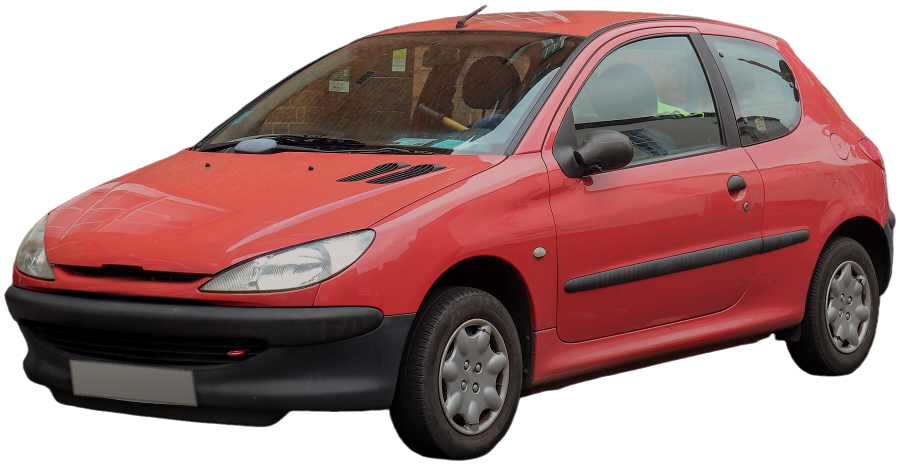
#> input picture video/assets/photos-mo9/car-206.png, 1801 x 930 px, given in place of clio-a.png, which was not available (shown at 1/2 size)
$ python dirty-mo9.py
#> lines starting #> are read from the running program, lines starting #| are printed output that depends on the picture; pictures that were not available may be replaced by others from this repository, and a replacement may not be noted
"""MO9 : calques « à l'achat » posés sur la voiture détourée, effacés par le trait de lumière dans le film.
    python3 scripts/dirty-mo9.py [clio-a|sandero-a]   (clio-a par défaut, la voiture retenue)
  <nom>-terne.png   la voiture ternie, poussiéreuse (méthode MO6)
  <nom>-phares.png  voile jaune sur les optiques
  <nom>-rayure.png  rayure claire sur l'aile avant
Bruit à graine fixe : résultat identique à chaque exécution.
"""
import numpy as np, sys
from PIL import Image, ImageDraw, ImageFilter
from pathlib import Path

ROOT = Path(__file__).resolve().parents[1]
CAR = sys.argv[1] if len(sys.argv) > 1 else 'clio-a'
# coordonnées dans <nom>.png : coulures (x0, x1, y0 min, y0 max), optiques (polygones), rayures (x0, y0, x1, y1, largeur)
CFG = {
    'sandero-a': dict(streak=(380, 1640, 330, 470),
                      lamps=[[(530, 690), (560, 640), (640, 615), (820, 600), (940, 590), (930, 640), (870, 700), (720, 760), (580, 775)],
                             [(30, 610), (40, 540), (70, 500), (92, 500), (84, 570), (56, 630)]],
                      scratches=[(985, 700, 1150, 640, 4), (1000, 712, 1110, 676, 2), (1030, 690, 1130, 660, 1)]),
    'clio-a': dict(streak=(520, 1700, 300, 380),
                   lamps=[[(580, 470), (640, 430), (760, 400), (870, 386), (884, 420), (830, 480), (720, 524), (600, 536)],
                          [(32, 480), (40, 420), (70, 386), (92, 392), (84, 450), (56, 494)]],
                   scratches=[(920, 478, 1080, 426, 4), (936, 490, 1046, 456, 2), (962, 468, 1062, 440, 1)]),
}[CAR]
SRC = ROOT / f'assets/photos-mo9/{CAR}.png'
OUT = ROOT / 'assets/photos-mo9'
rng = np.random.default_rng(9)
car = Image.open(SRC).convert('RGBA'); W, H = car.size
#> further down, car is the input picture: PIL image 1801x930 RGBA; mean R, G, B, A 113.3, 73.5, 69.5, 171.1
#> after `W, H = car.size`: W = 1801; H = 930
rgb = np.asarray(car).astype(np.float32)[..., :3] / 255
alpha = np.asarray(car)[..., 3].astype(np.float32) / 255

def blur_noise(scale, sigma):
    n = rng.random((H // scale + 2, W // scale + 2)).astype(np.float32)
    im = Image.fromarray((n * 255).astype(np.uint8)).resize((W, H), Image.BICUBIC)
    return np.asarray(im.filter(ImageFilter.GaussianBlur(sigma))).astype(np.float32) / 255

# terne : vernis sans brillance, poussière plus dense en bas, coulures sous les vitres
lum = rgb.mean(-1, keepdims=True)
dull = 0.14 + (lum + (rgb - lum) * 0.5) * 0.72
dust = np.array([0.52, 0.46, 0.38], np.float32)
yy = np.linspace(0, 1, H, dtype=np.float32)[:, None]
#> yy = 930 values from 0 to 1
grime = np.clip((yy - 0.42) / 0.55, 0, 1) ** 1.3
#> grime = 930 values from 0 to 1
grime = np.clip(grime * (0.55 + 0.45 * blur_noise(24, 18)) + 0.16 * blur_noise(8, 3), 0, 0.85)[..., None]
dull = dull * (1 - grime * 0.6) + dust * grime * 0.6
speck = np.clip((blur_noise(1, 0.6) - 0.62) * 4, 0, 1) * (0.4 + 0.6 * blur_noise(30, 20))
st = Image.new('L', (W, H), 0); d = ImageDraw.Draw(st)
#> after `st = Image.new('L', (W, H), 0)`: st: PIL image 1801x930 L; every value is 0
x0s, x1s, y0a, y0b = CFG['streak']
for _ in range(80):
    x = rng.uniform(x0s, x1s); y0 = rng.uniform(y0a, y0b)
    d.line([(x, y0), (x + rng.normal(0, 3), y0 + rng.uniform(40, 150))], fill=int(rng.uniform(60, 140)), width=int(rng.uniform(2, 5)))
spots = (speck * 0.5 + np.asarray(st.filter(ImageFilter.GaussianBlur(3))).astype(np.float32) / 255 * 0.6)[..., None]
dull = np.clip(dull * (1 - spots * 0.5) + dust * spots * 0.5, 0, 1)
Image.fromarray(np.dstack([dull * 255, alpha * 255]).astype(np.uint8), 'RGBA').save(OUT / f'{CAR}-terne.png')
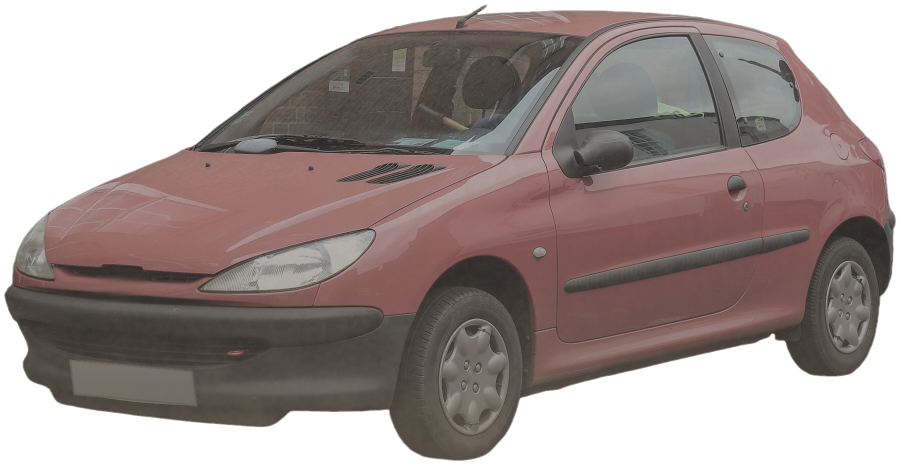
#> saved as clio-a-terne.png: PIL image 1801x930 RGBA (shown at 1/2 size); mean R, G, B, A 115.1, 99.7, 94.6, 171.1; transparent parts drawn white

# phares : voile jaune laiteux
mask = Image.new('L', (W, H), 0); d = ImageDraw.Draw(mask)
for poly in CFG['lamps']: d.polygon(poly, fill=255)
m = np.asarray(mask.filter(ImageFilter.GaussianBlur(6))).astype(np.float32) / 255
a = m * (0.55 + 0.45 * blur_noise(16, 10)) * 0.85
#> in blur_noise (call 5), `im = Image.fromarray((n * 255).astype(np.uint8)).resize((W, H), Image...`:
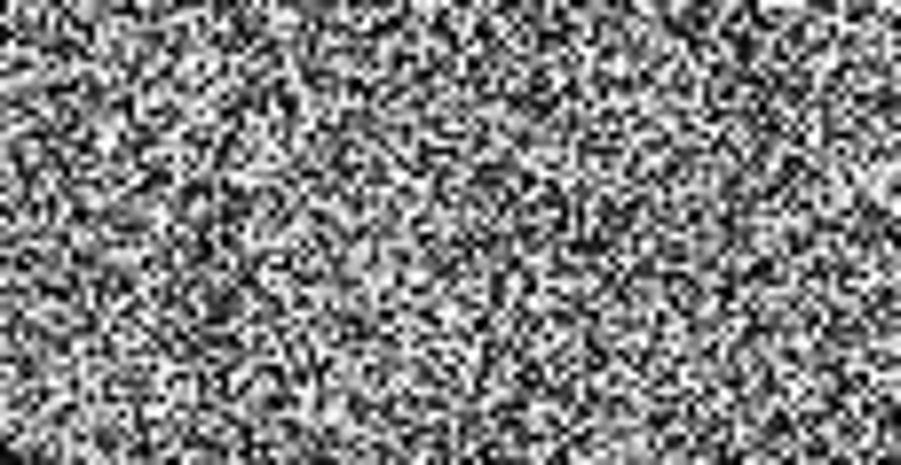
#> im: PIL image 1801x930 L (shown at 1/2 size); min 0, max 255, mean 127.5
col = np.array([0.86, 0.72, 0.42], np.float32) * (0.85 + 0.15 * blur_noise(6, 2)[..., None])
#> in blur_noise (call 6), `n = rng.random((H // scale + 2, W // scale + 2)).astype(np.float32)`:
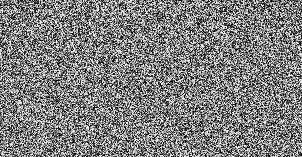
#> n: shape (157, 302) float32; min 0.000108, max 1, mean 0.501
#> in blur_noise (call 6), `return np.asarray(im.filter(ImageFilter.GaussianBlur(sigma))).astype(n..`:
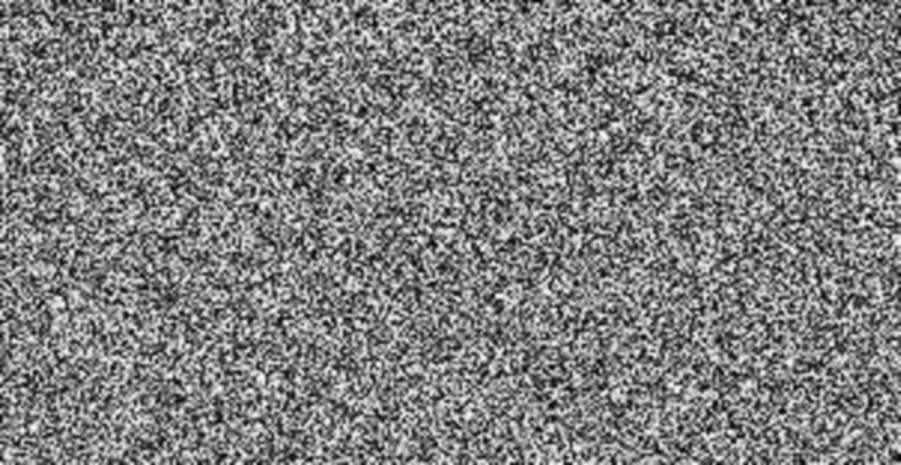
#> returned value: shape (930, 1801) float32 (shown at 1/2 size); min 0.00392, max 0.988, mean 0.499
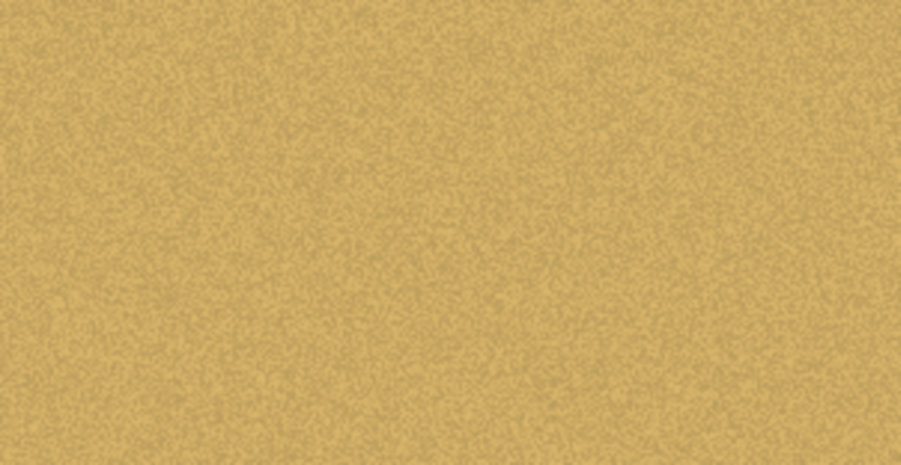
#> col: shape (930, 1801, 3) float32 (shown at 1/2 size); mean of channels 0, 1, 2 0.792, 0.665, 0.386; drawn as R, G, B
Image.fromarray(np.dstack([col * 255, a * 255]).astype(np.uint8), 'RGBA').save(OUT / f'{CAR}-phares.png')
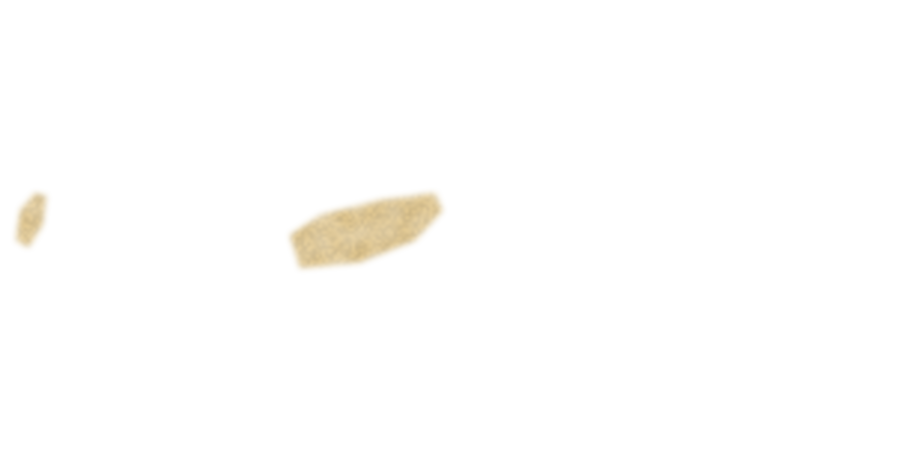
#> saved as clio-a-phares.png: PIL image 1801x930 RGBA (shown at 1/2 size); mean R, G, B, A 202.3, 169.3, 98.6, 3.2; transparent parts drawn white

# rayure : trait principal irrégulier et deux éraflures sur l'aile avant
sc = Image.new('L', (W, H), 0); d = ImageDraw.Draw(sc)
def scratch(x0, y0, x1, y1, w, n=40, jit=1.4):
    pts = [(x0 + (x1 - x0) * i / n + rng.normal(0, jit), y0 + (y1 - y0) * i / n + rng.normal(0, jit)) for i in range(n + 1)]
    for p, q in zip(pts, pts[1:]): d.line([p, q], fill=int(rng.uniform(170, 255)), width=w)
for (a0, b0, a1, b1, w) in CFG['scratches']: scratch(a0, b0, a1, b1, w, jit=0.9)
s = np.asarray(sc.filter(ImageFilter.GaussianBlur(0.8))).astype(np.float32) / 255 * alpha
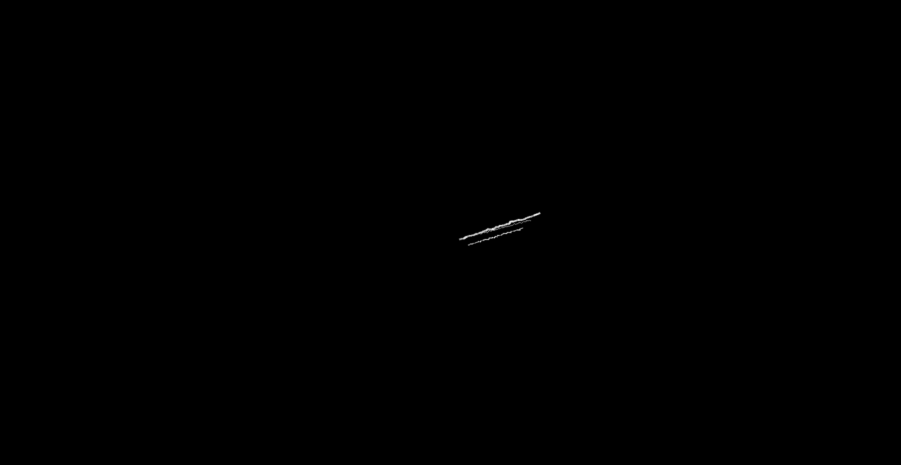
#> s: shape (930, 1801) float32 (shown at 1/2 size); min 0, max 0.945, mean 0.000475
Image.fromarray(np.dstack([np.full((H, W, 3), 236, np.float32), s * 255]).astype(np.uint8), 'RGBA').save(OUT / f'{CAR}-rayure.png')
print('ok', OUT)
